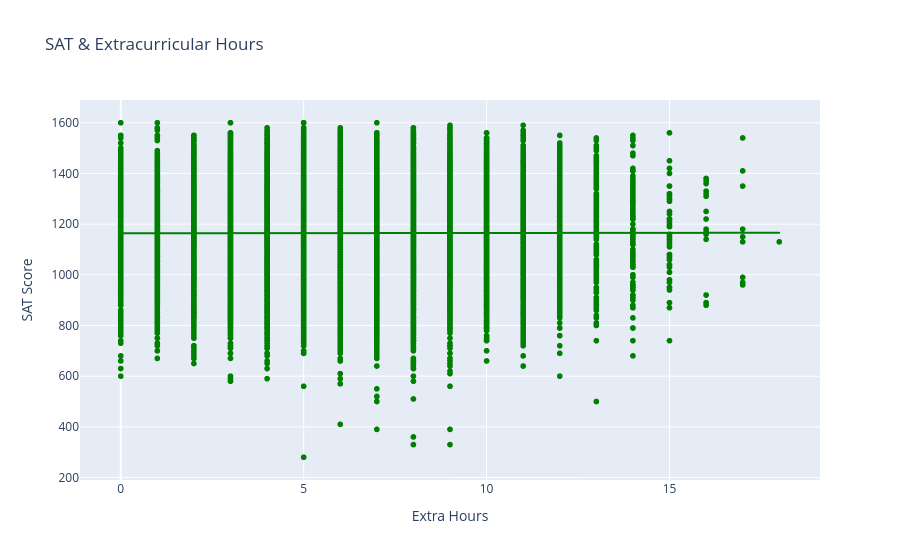

Write notebook code for a chart like this one.
### Code cell
### Scatter using Pl
fig = pe.scatter(app, y = 'SAT_ACT', x = 'Extracurricular_Hours', trendline = 'ols', 
color_discrete_sequence = ['green'], title = 'SAT & Extracurricular Hours')
fig.update_layout(yaxis_title = 'SAT Score', xaxis_title  = 'Extra Hours')

### Figure 1 — Plotly figure (JSON) as saved in the notebook; plotly's stock layout.template omitted (floating-point values rounded to 4 significant figures; data arrays with more than 128 entries replaced by an {"elided": "..."} marker saying what was removed)
{"data": [{"hovertemplate": "Extracurricular_Hours=%{x}<br>SAT_ACT=%{y}<extra></extra>", "legendgroup": "", "marker": {"color": "green", "symbol": "circle"}, "mode": "markers", "name": "", "showlegend": false, "type": "scattergl", "x": {"elided": "17339 int values"}, "xaxis": "x", "y": {"elided": "17339 int values"}, "yaxis": "y"}, {"hovertemplate": "<b>OLS trendline</b><br>SAT_ACT = 0.106611 * Extracurricular_Hours + 1163.93<br>R<sup>2</sup>=0.000004<br><br>Extracurricular_Hours=%{x}<br>SAT_ACT=%{y} <b>(trend)</b><extra></extra>", "legendgroup": "", "marker": {"color": "green", "symbol": "circle"}, "mode": "lines", "name": "", "showlegend": false, "type": "scattergl", "x": {"elided": "17339 int values"}, "xaxis": "x", "y": {"elided": "17339 float values"}, "yaxis": "y"}], "layout": {"legend": {"tracegroupgap": 0}, "title": {"text": "SAT & Extracurricular Hours"}, "xaxis": {"anchor": "y", "domain": [0, 1], "title": {"text": "Extra Hours"}}, "yaxis": {"anchor": "x", "domain": [0, 1], "title": {"text": "SAT Score"}}}}
